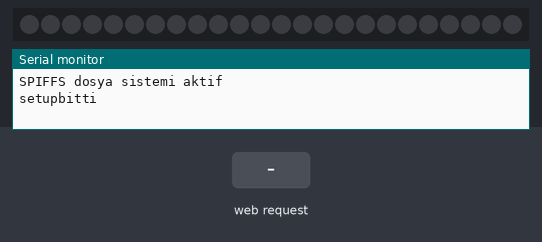
Recording of a sketch running on a simulated ESP8266 (NodeMCU). On the bench: 24 RGB LEDs in strip order, left to right, the last lines printed to the serial monitor. The inputs (shaded band) are chosen by the test bench. Dim RGB values are drawn brighter than linear; storage starts empty; random numbers use the default seed unless the sketch sets one.

Above: at 3.2 s.
3.3 s: HTTP request GET /parlaAl received
At 5.1 s:
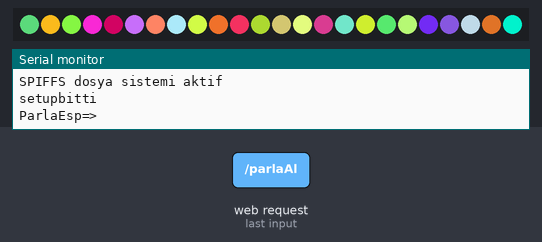
5.5 s: HTTP request GET /BcolorAlSol received
At 6.0 s:
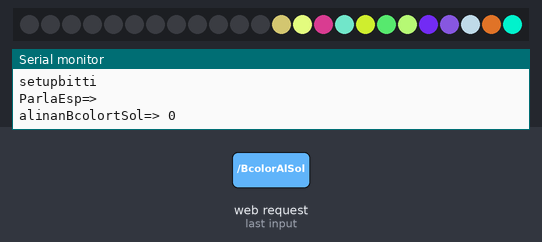
7.0 s: HTTP request GET /BcolorAlSol?RcolorSol=1&GcolorSol=1&BcolorSol=1 received
At 8.2 s:
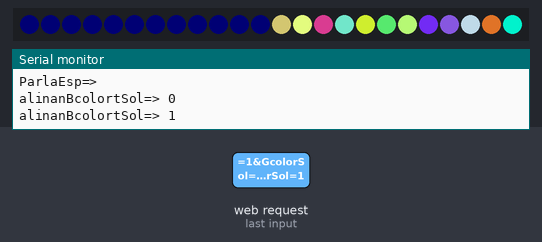
8.5 s: HTTP request GET /BcolorAlSag received
At 9.5 s:
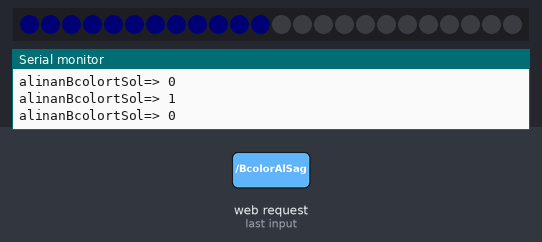
10.0 s: HTTP request GET /parlaAl received
At 11.4 s:
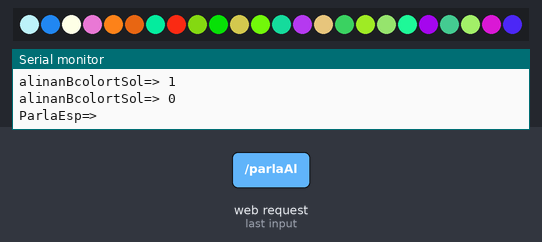
12.2 s: HTTP request GET /BcolorAlSol?RcolorSol=120&GcolorSol=120&BcolorSol=120 received
At 13.5 s:
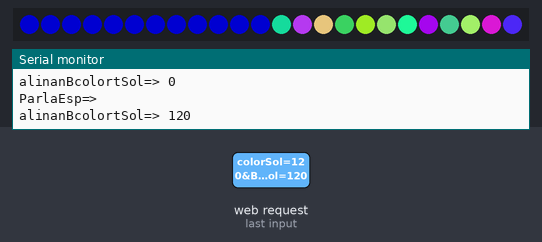
Timing chart, 0 to 14.7 s (numbered marks = the images above; inputs shaded):
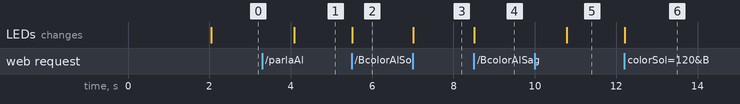

Measured:
- after the input at 3.3 s, the LEDs: change after 0.78 s (image 1)
- after the input at 5.5 s, the LEDs: change at once (image 2)
- after the input at 7.0 s, the LEDs: change at once (image 3)
- after the input at 8.5 s, the LEDs: change at once (image 4)
- after the input at 10.0 s, the LEDs: change after 0.78 s (image 5)
- after the input at 12.2 s, the LEDs: change at once (image 6)

The sketch:

2019-12-27-0902_neopixel.ino
```cpp
#include <ESP8266WiFi.h>
#include <WiFiClient.h>
#include <ESP8266WebServer.h>
#include <FS.h>
#include <ArduinoJson.h>
#include <TimeLib.h>
#include <Adafruit_NeoPixel.h>

#define PIN        D3
#define NUMPIXELS 24

Adafruit_NeoPixel pixels(NUMPIXELS, PIN, NEO_GRB + NEO_KHZ800);

int alinanRcolorSol=0;
int alinanGcolorSol=0;
int alinanBcolorSol=0;
int alinanRcolorSag=0;
int alinanGcolorSag=0;
int alinanBcolorSag=0;

String javasciptenRenkText1;
String javasciptenRenkText2;
String javasciptenRenkText3;
String javasciptenRenkText4;
String javasciptenRenkText5;
String javasciptenRenkText6;
String javasciptenRenkText7;
ESP8266WebServer server(80);

//Enter your SSID and PASSWORD
const char* ssid = "ESP8266";
const char* password = "12345678";


void espyeRcolorAlSol() {

javasciptenRenkText1 = server.arg("RcolorSol"); //Refer  xhttp.open("GET", "setLED?xxx="+today.getTime(), true)
 alinanRcolorSol=javasciptenRenkText1.toInt();
 Serial.print("alinanRcolortSol=> ");Serial.println(alinanRcolorSol);
String str1="RcolorAlindiSol";
server.send(200, "text/plane",str1 );
}
void espyeGcolorAlSol() {
javasciptenRenkText2 = server.arg("GcolorSol"); //Refer  xhttp.open("GET", "setLED?xxx="+today.getTime(), true)
 alinanGcolorSol=javasciptenRenkText2.toInt();
Serial.print("alinanGcolortSol=> ");Serial.println(alinanGcolorSol);
String str1="GcolorAlindiSol";
server.send(200, "text/plane",str1 );
}
void espyeBcolorAlSol() {
javasciptenRenkText3 = server.arg("BcolorSol"); //Refer  xhttp.open("GET", "setLED?xxx="+today.getTime(), true)
 alinanBcolorSol=javasciptenRenkText3.toInt();
Serial.print("alinanBcolortSol=> ");Serial.println(alinanBcolorSol);
String str1="BcolorAlindiSol";
server.send(200, "text/plane",str1 );
for(int i=0; i<12; i++) {
  pixels.setPixelColor(i, pixels.Color(alinanRcolorSol,alinanGcolorSol,alinanBcolorSol));
  pixels.show();
}
}
///////////////////////////////
void espyeRcolorAlSag() {
javasciptenRenkText4 = server.arg("RcolorSag"); //Refer  xhttp.open("GET", "setLED?xxx="+today.getTime(), true)
 alinanRcolorSag=javasciptenRenkText4.toInt();
 Serial.print("alinanRcolorSag=> ");Serial.println(alinanRcolorSag);
String str1="RcolorAlindiSag";
server.send(200, "text/plane",str1 );
}
void espyeGcolorAlSag() {
javasciptenRenkText5 = server.arg("GcolorSag"); //Refer  xhttp.open("GET", "setLED?xxx="+today.getTime(), true)
 alinanGcolorSag=javasciptenRenkText5.toInt();
Serial.print("alinanGcolortSag=> ");Serial.println(alinanGcolorSag);
String str1="GcolorAlindiSag";
server.send(200, "text/plane",str1 );
}
void espyeBcolorAlSag() {
javasciptenRenkText6 = server.arg("BcolorSag"); //Refer  xhttp.open("GET", "setLED?xxx="+today.getTime(), true)
 alinanBcolorSag=javasciptenRenkText6.toInt();
Serial.print("alinanBcolortSol=> ");Serial.println(alinanBcolorSag);
pixels.setPixelColor(12, pixels.Color(255,0,0));
String str1="BcolorAlindiSag";
server.send(200, "text/plane",str1 );
for(int i=12; i<24; i++) {
  pixels.setPixelColor(i, pixels.Color(alinanRcolorSag,alinanGcolorSag,alinanBcolorSag));
  pixels.show();
}
}
void espyeParlaAl() {
javasciptenRenkText7 = server.arg("ParlaEsp"); //Refer  xhttp.open("GET", "setLED?xxx="+today.getTime(), true)
Serial.print("ParlaEsp=> ");Serial.println(javasciptenRenkText7);

String str1="parlaEspAlindi";
server.send(200, "text/plane",str1 );
for(int i=0; i<1000; i++) {
pixels.setPixelColor(random(0,24), pixels.Color(random(0,255),random(0,255),random(0,255)));
pixels.show();
}
}

////////////////////////////


void setup(void){
  ESP.eraseConfig();//2019-12-19yeni esp zaman zaman wifi server uzerinden gerekli dosyalara tam bağlanamiyordu. bazen iyi bazen kotu idi. belki bu cozum olur.emin degilim
  Serial.begin(115200);
  SPIFFS.begin();
  if(SPIFFS.begin()){
     Serial.println("SPIFFS dosya sistemi aktif");
    //return;
  }

    File file1 = SPIFFS.open("/jscolor.js", "r");
  if(file1){
    Serial.println("jscolor.js acildi");

  }
      File file2 = SPIFFS.open("/index.html", "r");
  if(file2){
    Serial.println("index.html acildi");

  }


  WiFi.softAP(ssid, password);
  IPAddress IP = WiFi.softAPIP();

  server.serveStatic("/", SPIFFS, "/index.html");
  server.serveStatic("/jscolor.js", SPIFFS, "/jscolor.js");

  server.on("/RcolorAlSol", espyeRcolorAlSol);
  server.on("/GcolorAlSol", espyeGcolorAlSol);
  server.on("/BcolorAlSol", espyeBcolorAlSol);

  server.on("/RcolorAlSag", espyeRcolorAlSag);
  server.on("/GcolorAlSag", espyeGcolorAlSag);
  server.on("/BcolorAlSag", espyeBcolorAlSag);

  server.on("/parlaAl", espyeParlaAl);

  setTime(1000);
  server.begin();
  delay(2000);
  pixels.begin(); // INITIALIZE NeoPixel strip object (REQUIRED)
  Serial.println("setupbitti");
}

void loop(void){
 server.handleClient();


}
```
